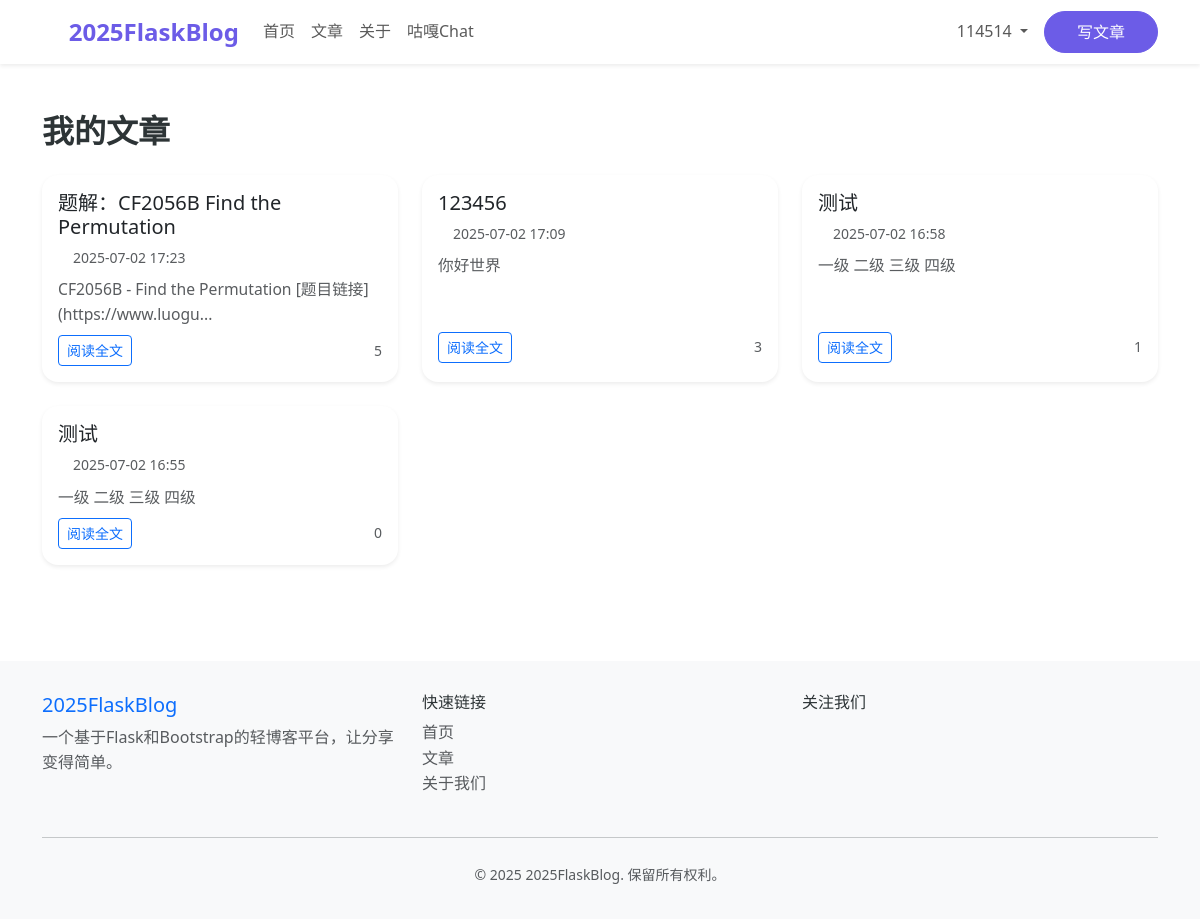
Page /my_posts (signed in) on the committed database.
### app/models.py (models this page shows, shortened)
class User(UserMixin, db.Model):
    __tablename__ = 'users'
    id = db.Column(db.Integer, primary_key=True)
    username = db.Column(db.String(80), unique=True, nullable=False, index=True)
    email = db.Column(db.String(120), unique=True, nullable=False, index=True)
    password_hash = db.Column(db.String(255), nullable=False)
    first_name = db.Column(db.String(50), nullable=True)
    last_name = db.Column(db.String(50), nullable=True)
    bio = db.Column(db.Text, nullable=True)
    avatar_url = db.Column(db.String(255), nullable=True)
    is_active = db.Column(db.Boolean, default=True)
    is_admin = db.Column(db.Boolean, default=False)
    created_at = db.Column(db.DateTime, default=lambda: datetime.now(timezone.utc))
    updated_at = db.Column(db.DateTime, default=lambda: datetime.now(timezone.utc), onupdate=lambda: datetime.now(timezone.utc))
    last_login = db.Column(db.DateTime, nullable=True)
    posts = db.relationship('Post', backref='author', lazy='dynamic', cascade='all, delete-orphan')
    comments = db.relationship('Comment', backref='author', lazy='dynamic', cascade='all, delete-orphan')
    likes = db.relationship('Like', backref='author', lazy='dynamic', cascade='all, delete-orphan')

class Post(db.Model):
    __tablename__ = 'posts'
    id = db.Column(db.Integer, primary_key=True)
    title = db.Column(db.String(120), nullable=False)
    content = db.Column(db.Text, nullable=False)
    summary = db.Column(db.String(255))
    created_at = db.Column(db.DateTime, default=lambda: datetime.now(timezone.utc))
    updated_at = db.Column(db.DateTime, default=lambda: datetime.now(timezone.utc), onupdate=lambda: datetime.now(timezone.utc))
    views = db.Column(db.Integer, default=0)
    author_id = db.Column(db.Integer, db.ForeignKey('users.id'), nullable=False)
    is_published = db.Column(db.Boolean, default=True)
    is_featured = db.Column(db.Boolean, default=False)
    is_deleted = db.Column(db.Boolean, default=False)
    comments = db.relationship('Comment', backref='post', lazy='dynamic', cascade='all, delete-orphan')
    likes = db.relationship('Like', backref='post', lazy='dynamic', cascade='all, delete-orphan')

### app/routes.py (the view)
@main_bp.route('/my_posts')
@login_required
def my_posts():
    posts = Post.query.filter_by(author_id=current_user.id).order_by(Post.created_at.desc()).all()
    return render_template('user/my_posts.html', posts=posts)

### app.py (called while the page is built)
@app.context_processor
def inject_user():
    return dict(current_user=current_user)

### app/__init__.py (called while the page is built)
def create_app(config_class=Config):
    app = Flask(__name__)
    app.config.from_object(config_class)
    db.init_app(app)
    login_manager.init_app(app)
    migrate.init_app(app, db)
    bcrypt.init_app(app)
    login_manager.login_view = 'main.login'
    login_manager.login_message = '请先登录才能访问此页面。'
    login_manager.login_message_category = 'info'
    @login_manager.user_loader
    def load_user(user_id):
        from app.models import User
        return User.query.get(int(user_id))
    from app.routes import main_bp
    from app.guga_chat import guga_chat_bp
    app.register_blueprint(main_bp)
    app.register_blueprint(guga_chat_bp)
    @app.template_filter('nl2br')
    def nl2br_filter(text):
        """将换行符转换为HTML的<br>标签"""
        if text is None:
            return ''
        return text.replace('\n', '<br>')
    return app

### app/templates/user/my_posts.html (shortened to what this page needs)
{% extends 'base.html' %}
{% block content %}
<div class="container py-5">
    <h2 class="fw-bold mb-4">我的文章</h2>
    <div class="row g-4">
        {% if posts %}
            {% for post in posts %}
            <div class="col-md-6 col-lg-4">
                <div class="card h-100 shadow-sm border-0 rounded-4">
                    <div class="card-body d-flex flex-column">
                        <h5 class="card-title mb-2">
                            <a href="{{ url_for('main.post_detail', post_id=post.id) }}" class="text-decoration-none text-dark">
                                {{ post.title }}
                            </a>
                        </h5>
                        <div class="mb-2 text-muted small">
                            <i class="fas fa-clock me-1"></i>{{ post.created_at.strftime('%Y-%m-%d %H:%M') }}
                        </div>
                        <div class="card-text text-muted flex-grow-1 article-preview" style="font-size: 0.98em; max-height: 4.5em; overflow: hidden; text-overflow: ellipsis; display: -webkit-box; -webkit-line-clamp: 3; -webkit-box-orient: vertical;">
                            {{ post.summary or post.content|striptags|truncate(60, True, '...')|replace('#','')|replace('*','')|replace('_','')|replace('`','')|replace('$','') }}
                        </div>
                        <div class="mt-2 d-flex justify-content-between align-items-center">
                            <a href="{{ url_for('main.post_detail', post_id=post.id) }}" class="btn btn-sm btn-outline-primary">阅读全文</a>
                            <div class="text-muted small">
                                <i class="fas fa-eye me-1"></i>{{ post.views or 0 }}
                            </div>
                        </div>
                    </div>
                </div>
            </div>
            {% endfor %}
        {% else %}
            <div class="col-12">
                <div class="alert alert-info text-center mb-0">
                    暂无文章。
                </div>
            </div>
        {% endif %}
    </div>
</div>
{% endblock %}

### app/templates/base.html (shortened to what this page needs)
<!DOCTYPE html>
<html lang="zh-CN">
<head>
    <link href="{{ url_for('static', filename='css/bootstrap.min.css') }}" rel="stylesheet">
</head>
<body>
    <nav class="navbar navbar-expand-lg navbar-light bg-white shadow-sm sticky-top">
        <div class="container">
            <a class="navbar-brand" href="{{ url_for('main.index') }}">
                <i class="fas fa-blog me-2"></i>2025FlaskBlog
            </a>
            <div class="collapse navbar-collapse" id="navbarNav">
                <ul class="navbar-nav me-auto">
                    <li class="nav-item">
                        <a class="nav-link" href="{{ url_for('main.index') }}">首页</a>
                    </li>
                    <li class="nav-item">
                        <a class="nav-link" href="{{ url_for('main.post_list') }}">文章</a>
                    </li>
                    <li class="nav-item">
                        <a class="nav-link" href="{{ url_for('main.about') }}">关于</a>
                    </li>
                    <li class="nav-item">
                        <a class="nav-link" href="{{ url_for('main.guga') }}">咕嘎Chat</a>
                </ul>
                <ul class="navbar-nav">
                    {% if current_user.is_authenticated %}
                        <li class="nav-item dropdown">
                            <a class="nav-link dropdown-toggle" href="#" id="navbarDropdown" role="button" data-bs-toggle="dropdown">
                                <i class="fas fa-user me-1"></i>{{ current_user.username }}
                            </a>
                        </li>
                        <li class="nav-item">
                            <a class="btn btn-primary ms-2" href="{{ url_for('main.create_post') }}">写文章</a>
                        </li>
                    {% endif %}
                </ul>
            </div>
        </div>
    </nav>
    <main>
        {% block content %}{% endblock %}
    </main>
    <footer class="footer">
        <div class="container">
            <div class="row">
                <div class="col-md-4">
                    <h5 class="text-primary">2025FlaskBlog</h5>
                    <p class="text-muted">一个基于Flask和Bootstrap的轻博客平台，让分享变得简单。</p>
                </div>
                <div class="col-md-4">
                    <h6>快速链接</h6>
                    <ul class="list-unstyled">
                        <li><a href="{{ url_for('main.index') }}" class="text-muted text-decoration-none">首页</a></li>
                        <li><a href="{{ url_for('main.post_list') }}" class="text-muted text-decoration-none">文章</a></li>
                        <li><a href="{{ url_for('main.about') }}" class="text-muted text-decoration-none">关于我们</a></li>
                    </ul>
                </div>
                <div class="col-md-4">
                    <h6>关注我们</h6>
                    <div class="d-flex gap-3">
                        <a href="#" class="text-muted"><i class="fab fa-github fa-lg"></i></a>
                        <a href="#" class="text-muted"><i class="fab fa-twitter fa-lg"></i></a>
                        <a href="#" class="text-muted"><i class="fab fa-linkedin fa-lg"></i></a>
                    </div>
                </div>
            </div>
            <hr class="my-4">
            <div class="text-center text-muted">
                <small>&copy; 2025 2025FlaskBlog. 保留所有权利。</small>
            </div>
        </div>
    </footer>
    <link rel="stylesheet" href="{{ url_for('static', filename='css/all.min.css') }}">
</body>
</html>

### rows in the picture
User: username "114514"
Post: title "题解：CF2056B Find the Permutation", created_at "2025-07-02 17:23", summary+content "CF2056B - Find the Permutation [题目链接](https://www.luogu...", views "5"
Post: title "123456", created_at "2025-07-02 17:09", summary+content "你好世界", views "3"
Post: title "测试", created_at "2025-07-02 16:58", summary+content "一级 二级 三级 四级", views "1"
Post: title "测试", created_at "2025-07-02 16:55", summary+content "一级 二级 三级 四级", views "0"
